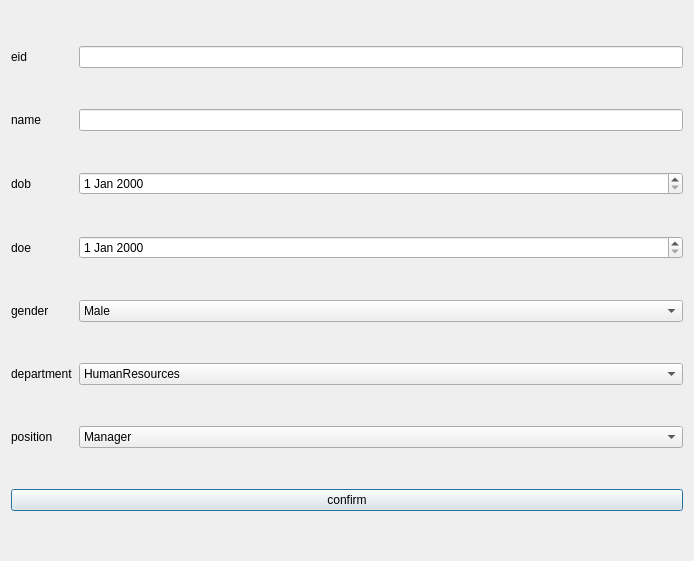
<?xml version="1.0" encoding="UTF-8"?>
<ui version="4.0">
 <class>insert</class>
 <widget class="QDialog" name="insert">
  <property name="geometry">
   <rect>
    <x>0</x>
    <y>0</y>
    <width>694</width>
    <height>561</height>
   </rect>
  </property>
  <property name="windowTitle">
   <string>Dialog</string>
  </property>
  <layout class="QFormLayout" name="formLayout">
   <item row="0" column="0" colspan="2">
    <layout class="QFormLayout" name="formLayout_2">
     <item row="0" column="0">
      <widget class="QLabel" name="eid">
       <property name="sizePolicy">
        <sizepolicy hsizetype="Expanding" vsizetype="Expanding">
         <horstretch>0</horstretch>
         <verstretch>0</verstretch>
        </sizepolicy>
       </property>
       <property name="text">
        <string>eid</string>
       </property>
      </widget>
     </item>
     <item row="4" column="0">
      <widget class="QLabel" name="gender">
       <property name="sizePolicy">
        <sizepolicy hsizetype="Expanding" vsizetype="Expanding">
         <horstretch>0</horstretch>
         <verstretch>0</verstretch>
        </sizepolicy>
       </property>
       <property name="text">
        <string>gender</string>
       </property>
      </widget>
     </item>
     <item row="4" column="1">
      <widget class="QComboBox" name="gender_2">
       <item>
        <property name="text">
         <string>Male</string>
        </property>
       </item>
       <item>
        <property name="text">
         <string>Female</string>
        </property>
       </item>
      </widget>
     </item>
     <item row="5" column="0">
      <widget class="QLabel" name="department">
       <property name="sizePolicy">
        <sizepolicy hsizetype="Expanding" vsizetype="Expanding">
         <horstretch>0</horstretch>
         <verstretch>0</verstretch>
        </sizepolicy>
       </property>
       <property name="text">
        <string>department</string>
       </property>
      </widget>
     </item>
     <item row="5" column="1">
      <widget class="QComboBox" name="department_2">
       <item>
        <property name="text">
         <string>HumanResources</string>
        </property>
       </item>
       <item>
        <property name="text">
         <string>Accounting</string>
        </property>
       </item>
       <item>
        <property name="text">
         <string>Sales</string>
        </property>
       </item>
       <item>
        <property name="text">
         <string>Administration</string>
        </property>
       </item>
      </widget>
     </item>
     <item row="6" column="0">
      <widget class="QLabel" name="postion">
       <property name="sizePolicy">
        <sizepolicy hsizetype="Expanding" vsizetype="Expanding">
         <horstretch>0</horstretch>
         <verstretch>0</verstretch>
        </sizepolicy>
       </property>
       <property name="text">
        <string>position</string>
       </property>
      </widget>
     </item>
     <item row="6" column="1">
      <widget class="QComboBox" name="position_2">
       <item>
        <property name="text">
         <string>Manager</string>
        </property>
       </item>
       <item>
        <property name="text">
         <string>HRSpecialist</string>
        </property>
       </item>
       <item>
        <property name="text">
         <string>TreasuryAttache</string>
        </property>
       </item>
       <item>
        <property name="text">
         <string>SalesExecutive</string>
        </property>
       </item>
       <item>
        <property name="text">
         <string>AdministrativeCommissioner</string>
        </property>
       </item>
      </widget>
     </item>
     <item row="0" column="1">
      <widget class="QLineEdit" name="eid_2">
       <property name="sizePolicy">
        <sizepolicy hsizetype="MinimumExpanding" vsizetype="Fixed">
         <horstretch>0</horstretch>
         <verstretch>0</verstretch>
        </sizepolicy>
       </property>
      </widget>
     </item>
     <item row="1" column="0">
      <widget class="QLabel" name="name">
       <property name="sizePolicy">
        <sizepolicy hsizetype="Expanding" vsizetype="Expanding">
         <horstretch>0</horstretch>
         <verstretch>0</verstretch>
        </sizepolicy>
       </property>
       <property name="text">
        <string>name</string>
       </property>
      </widget>
     </item>
     <item row="7" column="0" colspan="2">
      <widget class="QPushButton" name="confirm_2">
       <property name="sizePolicy">
        <sizepolicy hsizetype="Expanding" vsizetype="Fixed">
         <horstretch>0</horstretch>
         <verstretch>0</verstretch>
        </sizepolicy>
       </property>
       <property name="text">
        <string>confirm</string>
       </property>
      </widget>
     </item>
     <item row="2" column="0">
      <widget class="QLabel" name="dob">
       <property name="text">
        <string>dob</string>
       </property>
      </widget>
     </item>
     <item row="3" column="0">
      <widget class="QLabel" name="doe">
       <property name="text">
        <string>doe</string>
       </property>
      </widget>
     </item>
     <item row="3" column="1">
      <widget class="QDateEdit" name="dateEdit"/>
     </item>
     <item row="1" column="1">
      <widget class="QLineEdit" name="name_2"/>
     </item>
     <item row="2" column="1">
      <widget class="QDateEdit" name="dateEdit_2"/>
     </item>
    </layout>
   </item>
  </layout>
 </widget>
 <resources/>
 <connections/>
</ui>
